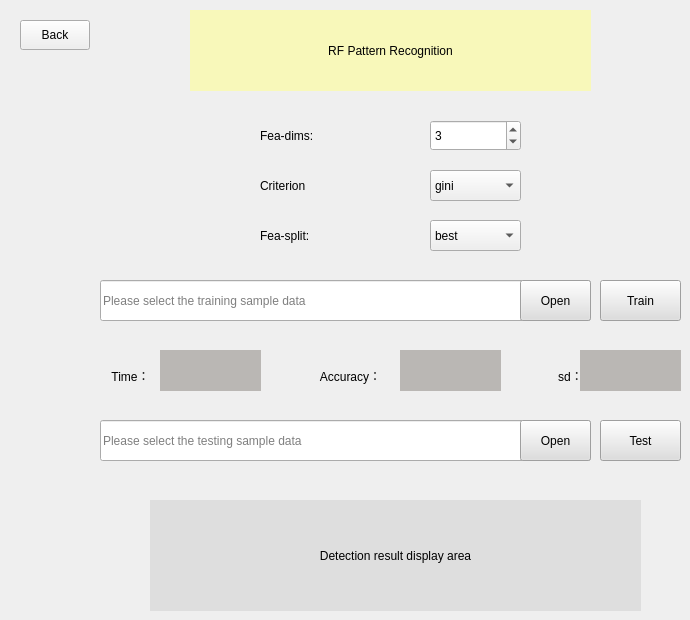
   <widget class="QWidget" name="page_8">
    <widget class="QPushButton" name="pushButton_15">
     <property name="geometry">
      <rect>
       <x>20</x>
       <y>20</y>
       <width>70</width>
       <height>30</height>
      </rect>
     </property>
     <property name="styleSheet">
      <string notr="true">font: 10pt &quot;Times New Roman&quot;;</string>
     </property>
     <property name="text">
      <string>Back</string>
     </property>
    </widget>
    <widget class="QSpinBox" name="rf_features">
     <property name="geometry">
      <rect>
       <x>430</x>
       <y>120</y>
       <width>91</width>
       <height>31</height>
      </rect>
     </property>
     <property name="styleSheet">
      <string notr="true">font:75 12pt &quot;Times New Roman&quot;;</string>
     </property>
     <property name="minimum">
      <number>1</number>
     </property>
     <property name="value">
      <number>3</number>
     </property>
    </widget>
    <widget class="QLabel" name="label_25">
     <property name="geometry">
      <rect>
       <x>260</x>
       <y>110</y>
       <width>181</width>
       <height>51</height>
      </rect>
     </property>
     <property name="styleSheet">
      <string notr="true">font: 75 12pt &quot;Times New Roman&quot;;</string>
     </property>
     <property name="text">
      <string>Fea-dims:</string>
     </property>
    </widget>
    <widget class="QLabel" name="label_26">
     <property name="geometry">
      <rect>
       <x>260</x>
       <y>160</y>
       <width>181</width>
       <height>51</height>
      </rect>
     </property>
     <property name="styleSheet">
      <string notr="true">font: 75 12pt &quot;Times New Roman&quot;;</string>
     </property>
     <property name="text">
      <string>Criterion</string>
     </property>
    </widget>
    <widget class="QComboBox" name="rf_fea_chose">
     <property name="geometry">
      <rect>
       <x>430</x>
       <y>170</y>
       <width>91</width>
       <height>31</height>
      </rect>
     </property>
     <property name="styleSheet">
      <string notr="true">font: 12pt &quot;Times New Roman&quot;;</string>
     </property>
     <item>
      <property name="text">
       <string>gini</string>
      </property>
     </item>
     <item>
      <property name="text">
       <string>entropy</string>
      </property>
     </item>
    </widget>
    <widget class="QLabel" name="label_27">
     <property name="geometry">
      <rect>
       <x>260</x>
       <y>210</y>
       <width>181</width>
       <height>51</height>
      </rect>
     </property>
     <property name="styleSheet">
      <string notr="true">font: 75 12pt &quot;Times New Roman&quot;;</string>
     </property>
     <property name="text">
      <string>Fea-split:</string>
     </property>
    </widget>
    <widget class="QComboBox" name="rf_fea_split">
     <property name="geometry">
      <rect>
       <x>430</x>
       <y>220</y>
       <width>91</width>
       <height>31</height>
      </rect>
     </property>
     <property name="styleSheet">
      <string notr="true">font: 12pt &quot;Times New Roman&quot;;</string>
     </property>
     <item>
      <property name="text">
       <string>best</string>
      </property>
     </item>
     <item>
      <property name="text">
       <string>random</string>
      </property>
     </item>
    </widget>
    <widget class="QLabel" name="rf_train_acc">
     <property name="geometry">
      <rect>
       <x>400</x>
       <y>350</y>
       <width>101</width>
       <height>41</height>
      </rect>
     </property>
     <property name="styleSheet">
      <string notr="true">font: 12pt &quot;Times New Roman&quot;;
background-color: rgb(186, 183, 180);</string>
     </property>
     <property name="text">
      <string/>
     </property>
     <property name="alignment">
      <set>Qt::AlignCenter</set>
     </property>
    </widget>
    <widget class="QLineEdit" name="rf_trainfile_path">
     <property name="geometry">
      <rect>
       <x>100</x>
       <y>280</y>
       <width>491</width>
       <height>41</height>
      </rect>
     </property>
     <property name="styleSheet">
      <string notr="true">font: 12pt &quot;Times New Roman&quot;;</string>
     </property>
     <property name="placeholderText">
      <string>Please select the training sample data</string>
     </property>
    </widget>
    <widget class="QPushButton" name="pushButton_39">
     <property name="geometry">
      <rect>
       <x>600</x>
       <y>280</y>
       <width>81</width>
       <height>41</height>
      </rect>
     </property>
     <property name="styleSheet">
      <string notr="true">background-color: rgb(222, 222, 222);
font: 11pt &quot;Times New Roman&quot;;</string>
     </property>
     <property name="text">
      <string>Train</string>
     </property>
    </widget>
    <widget class="QLabel" name="rf_res_show">
     <property name="geometry">
      <rect>
       <x>150</x>
       <y>500</y>
       <width>491</width>
       <height>111</height>
      </rect>
     </property>
     <property name="styleSheet">
      <string notr="true">background-color: rgb(222, 222, 222);
font: 11pt &quot;Times New Roman&quot;;</string>
     </property>
     <property name="text">
      <string>Detection result display area</string>
     </property>
     <property name="alignment">
      <set>Qt::AlignCenter</set>
     </property>
    </widget>
    <widget class="QPushButton" name="pushButton_41">
     <property name="geometry">
      <rect>
       <x>520</x>
       <y>420</y>
       <width>71</width>
       <height>41</height>
      </rect>
     </property>
     <property name="styleSheet">
      <string notr="true">background-color: rgb(222, 222, 222);
font: 11pt &quot;Times New Roman&quot;;</string>
     </property>
     <property name="text">
      <string>Open</string>
     </property>
    </widget>
    <widget class="QPushButton" name="pushButton_42">
     <property name="geometry">
      <rect>
       <x>520</x>
       <y>280</y>
       <width>71</width>
       <height>41</height>
      </rect>
     </property>
     <property name="styleSheet">
      <string notr="true">background-color: rgb(222, 222, 222);
font: 11pt &quot;Times New Roman&quot;;</string>
     </property>
     <property name="text">
      <string>Open</string>
     </property>
    </widget>
    <widget class="QLabel" name="label_30">
     <property name="geometry">
      <rect>
       <x>290</x>
       <y>360</y>
       <width>121</width>
       <height>31</height>
      </rect>
     </property>
     <property name="styleSheet">
      <string notr="true">font: 75 12pt &quot;Times New Roman&quot;;</string>
     </property>
     <property name="text">
      <string>Accuracy：</string>
     </property>
     <property name="alignment">
      <set>Qt::AlignCenter</set>
     </property>
    </widget>
    <widget class="QLineEdit" name="rf_testfile_path">
     <property name="geometry">
      <rect>
       <x>100</x>
       <y>420</y>
       <width>491</width>
       <height>41</height>
      </rect>
     </property>
     <property name="styleSheet">
      <string notr="true">font: 12pt &quot;Times New Roman&quot;;</string>
     </property>
     <property name="placeholderText">
      <string>Please select the testing sample data</string>
     </property>
    </widget>
    <widget class="QPushButton" name="pushButton_47">
     <property name="geometry">
      <rect>
       <x>600</x>
       <y>420</y>
       <width>81</width>
       <height>41</height>
      </rect>
     </property>
     <property name="styleSheet">
      <string notr="true">background-color: rgb(222, 222, 222);
font: 11pt &quot;Times New Roman&quot;;</string>
     </property>
     <property name="text">
      <string>Test</string>
     </property>
    </widget>
    <widget class="QLabel" name="label_17">
     <property name="geometry">
      <rect>
       <x>190</x>
       <y>10</y>
       <width>401</width>
       <height>81</height>
      </rect>
     </property>
     <property name="styleSheet">
      <string notr="true">font: 12pt &quot;Times New Roman&quot;;
background-color: rgb(248, 248, 186);</string>
     </property>
     <property name="text">
      <string>RF Pattern Recognition</string>
     </property>
     <property name="alignment">
      <set>Qt::AlignCenter</set>
     </property>
    </widget>
    <widget class="QLabel" name="label_71">
     <property name="geometry">
      <rect>
       <x>90</x>
       <y>360</y>
       <width>81</width>
       <height>31</height>
      </rect>
     </property>
     <property name="styleSheet">
      <string notr="true">font: 75 12pt &quot;Times New Roman&quot;;</string>
     </property>
     <property name="text">
      <string>Time：</string>
     </property>
     <property name="alignment">
      <set>Qt::AlignCenter</set>
     </property>
    </widget>
    <widget class="QLabel" name="rf_train_time">
     <property name="geometry">
      <rect>
       <x>160</x>
       <y>350</y>
       <width>101</width>
       <height>41</height>
      </rect>
     </property>
     <property name="styleSheet">
      <string notr="true">font: 12pt &quot;Times New Roman&quot;;
background-color: rgb(186, 183, 180);</string>
     </property>
     <property name="text">
      <string/>
     </property>
     <property name="alignment">
      <set>Qt::AlignCenter</set>
     </property>
    </widget>
    <widget class="QLabel" name="label_79">
     <property name="geometry">
      <rect>
       <x>510</x>
       <y>360</y>
       <width>121</width>
       <height>31</height>
      </rect>
     </property>
     <property name="styleSheet">
      <string notr="true">font: 75 12pt &quot;Times New Roman&quot;;</string>
     </property>
     <property name="text">
      <string>sd：</string>
     </property>
     <property name="alignment">
      <set>Qt::AlignCenter</set>
     </property>
    </widget>
    <widget class="QLabel" name="rf_train_sd">
     <property name="geometry">
      <rect>
       <x>580</x>
       <y>350</y>
       <width>101</width>
       <height>41</height>
      </rect>
     </property>
     <property name="styleSheet">
      <string notr="true">background-color: rgb(186, 183, 180);
font: 12pt &quot;Times New Roman&quot;;</string>
     </property>
     <property name="text">
      <string/>
     </property>
     <property name="alignment">
      <set>Qt::AlignCenter</set>
     </property>
    </widget>
    <zorder>rf_testfile_path</zorder>
    <zorder>pushButton_15</zorder>
    <zorder>rf_features</zorder>
    <zorder>label_25</zorder>
    <zorder>label_26</zorder>
    <zorder>rf_fea_chose</zorder>
    <zorder>label_27</zorder>
    <zorder>rf_fea_split</zorder>
    <zorder>rf_train_acc</zorder>
    <zorder>rf_trainfile_path</zorder>
    <zorder>pushButton_39</zorder>
    <zorder>rf_res_show</zorder>
    <zorder>pushButton_41</zorder>
    <zorder>pushButton_42</zorder>
    <zorder>label_30</zorder>
    <zorder>pushButton_47</zorder>
    <zorder>label_17</zorder>
    <zorder>label_71</zorder>
    <zorder>rf_train_time</zorder>
    <zorder>label_79</zorder>
    <zorder>rf_train_sd</zorder>
   </widget>
